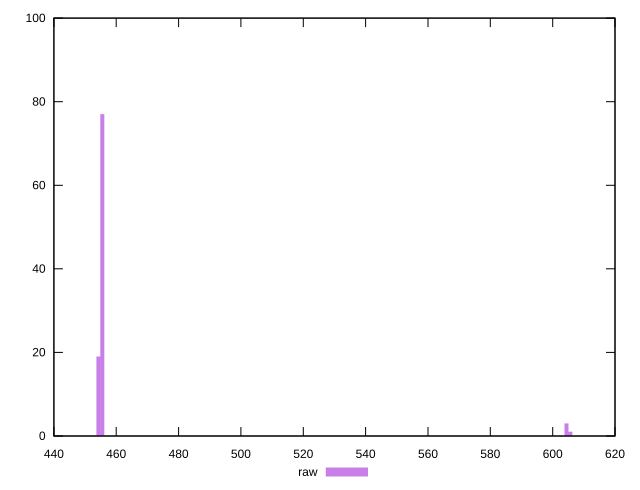

The gnuplot source for this figure:
reset
set terminal svg size 640, 490 enhanced background rgb 'white'
set output "report_00007_2020-12-11T15:55:29.892Z/uses-rel-preload/samples/pages+cached+noadtech/raw/histogram.svg"

$raw <<EOF
454.5143345565493 84
604.7016798882786 3
455.8317674103364 12
606.0191127420658 1
EOF

set key outside below
set boxwidth 1.3174328537870994
set yrange [0:100]
set style fill transparent solid 0.5 noborder

plot \
  $raw title "raw" with boxes, \


reset
